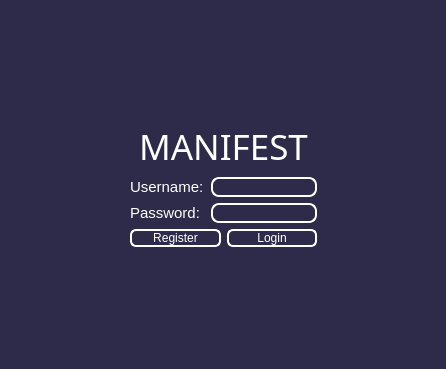
<?xml version="1.0" encoding="UTF-8"?>
<ui version="4.0">
 <class>LoginWidget</class>
 <widget class="QWidget" name="LoginWidget">
  <property name="geometry">
   <rect>
    <x>0</x>
    <y>0</y>
    <width>446</width>
    <height>369</height>
   </rect>
  </property>
  <property name="windowTitle">
   <string>LoginWidget</string>
  </property>
  <property name="styleSheet">
   <string notr="true">QWidget
{
	color: rgb(255, 255, 255);
	background-color: rgba(3, 0, 38,150);
	font: &quot;Yu Gothic UI Semibold&quot;;
}

QComboBox
{
	color: rgb(85, 255, 255);
	border: 2px solid white;
	border-radius: 10px;
	background-color: rgba(255, 255, 255, 0);
	border-style: outset;
}

QPushButton
{
	border-width: 2px;
	border-style: solid;
	border-radius: 6px;
	background-color: rgba(255, 255, 255, 0);
}

QPushButton:Disabled
{
	border-width: 1px;
	border-style: solid;
	border-radius: 6px;
	border-color: rgb(181, 181, 181);
	
}

QPushButton:hover
{
	border: 4px solid white;
}

QPushButton:pressed
{
	background-color: rgba(255, 255, 255, 150);
	border: 5px solid white;
}

QLabel
{
	background-color: rgba(255, 255, 255, 0);
}

QLineEdit
{
	background-color: rgba(255, 255, 255, 0);
}

QDoubleSpinBox
{
	border: 3px solid white;
	border-radius: 8px;
	background-color: rgba(3, 0, 38,100);
}
QSpinBox
{
	border: 3px solid white;
	border-radius: 8px;
	background-color: rgba(3, 0, 38,100);
}

QLineEdit
{
	border: 2px solid white;
	border-radius: 8px;
}

QProgressBar
{
	border: 2px solid white;
	border-radius: 8px;
	border-style: outset;
	
	background-color: rgba(3, 0, 38,150)
}

QProgressBar::chunk
{
	border: 2px solid rgb(255, 255, 255);
	border-radius: px;
	background-color: rgb(255, 255, 255);
	width: 10px;
	margin: 1px;


}

QListWidget::item
{
	color: rgb(85, 255, 255);
}</string>
  </property>
  <layout class="QGridLayout" name="gridLayout">
   <item row="0" column="1">
    <spacer name="verticalSpacer">
     <property name="orientation">
      <enum>Qt::Vertical</enum>
     </property>
     <property name="sizeType">
      <enum>QSizePolicy::Ignored</enum>
     </property>
     <property name="sizeHint" stdset="0">
      <size>
       <width>20</width>
       <height>142</height>
      </size>
     </property>
    </spacer>
   </item>
   <item row="1" column="0">
    <spacer name="horizontalSpacer">
     <property name="orientation">
      <enum>Qt::Horizontal</enum>
     </property>
     <property name="sizeType">
      <enum>QSizePolicy::Preferred</enum>
     </property>
     <property name="sizeHint" stdset="0">
      <size>
       <width>122</width>
       <height>20</height>
      </size>
     </property>
    </spacer>
   </item>
   <item row="1" column="1">
    <layout class="QVBoxLayout" name="verticalLayout_3">
     <item>
      <widget class="QLabel" name="title_label">
       <property name="font">
        <font>
         <family>Microsoft Uighur</family>
         <pointsize>26</pointsize>
         <italic>false</italic>
         <bold>false</bold>
         <underline>false</underline>
        </font>
       </property>
       <property name="text">
        <string>MANIFEST</string>
       </property>
       <property name="alignment">
        <set>Qt::AlignCenter</set>
       </property>
      </widget>
     </item>
     <item>
      <layout class="QHBoxLayout" name="horizontalLayout">
       <item>
        <layout class="QVBoxLayout" name="verticalLayout_2">
         <item>
          <widget class="QLabel" name="username_label">
           <property name="font">
            <font>
             <pointsize>11</pointsize>
             <italic>false</italic>
             <bold>false</bold>
            </font>
           </property>
           <property name="text">
            <string>Username:</string>
           </property>
          </widget>
         </item>
         <item>
          <widget class="QLabel" name="password_label">
           <property name="font">
            <font>
             <pointsize>11</pointsize>
             <italic>false</italic>
             <bold>false</bold>
            </font>
           </property>
           <property name="text">
            <string>Password: </string>
           </property>
          </widget>
         </item>
        </layout>
       </item>
       <item>
        <layout class="QVBoxLayout" name="verticalLayout">
         <item>
          <widget class="QLineEdit" name="username_lineEdit"/>
         </item>
         <item>
          <widget class="QLineEdit" name="password_lineEdit">
           <property name="echoMode">
            <enum>QLineEdit::Password</enum>
           </property>
          </widget>
         </item>
        </layout>
       </item>
      </layout>
     </item>
     <item>
      <layout class="QHBoxLayout" name="horizontalLayout_2">
       <item>
        <widget class="QPushButton" name="register_pushButton">
         <property name="text">
          <string>Register</string>
         </property>
        </widget>
       </item>
       <item>
        <widget class="QPushButton" name="login_pushButton">
         <property name="text">
          <string>Login</string>
         </property>
        </widget>
       </item>
      </layout>
     </item>
    </layout>
   </item>
   <item row="1" column="2">
    <spacer name="horizontalSpacer_2">
     <property name="orientation">
      <enum>Qt::Horizontal</enum>
     </property>
     <property name="sizeType">
      <enum>QSizePolicy::Preferred</enum>
     </property>
     <property name="sizeHint" stdset="0">
      <size>
       <width>121</width>
       <height>20</height>
      </size>
     </property>
    </spacer>
   </item>
   <item row="2" column="1">
    <spacer name="verticalSpacer_2">
     <property name="orientation">
      <enum>Qt::Vertical</enum>
     </property>
     <property name="sizeType">
      <enum>QSizePolicy::Preferred</enum>
     </property>
     <property name="sizeHint" stdset="0">
      <size>
       <width>20</width>
       <height>141</height>
      </size>
     </property>
    </spacer>
   </item>
  </layout>
 </widget>
 <resources/>
 <connections/>
</ui>
